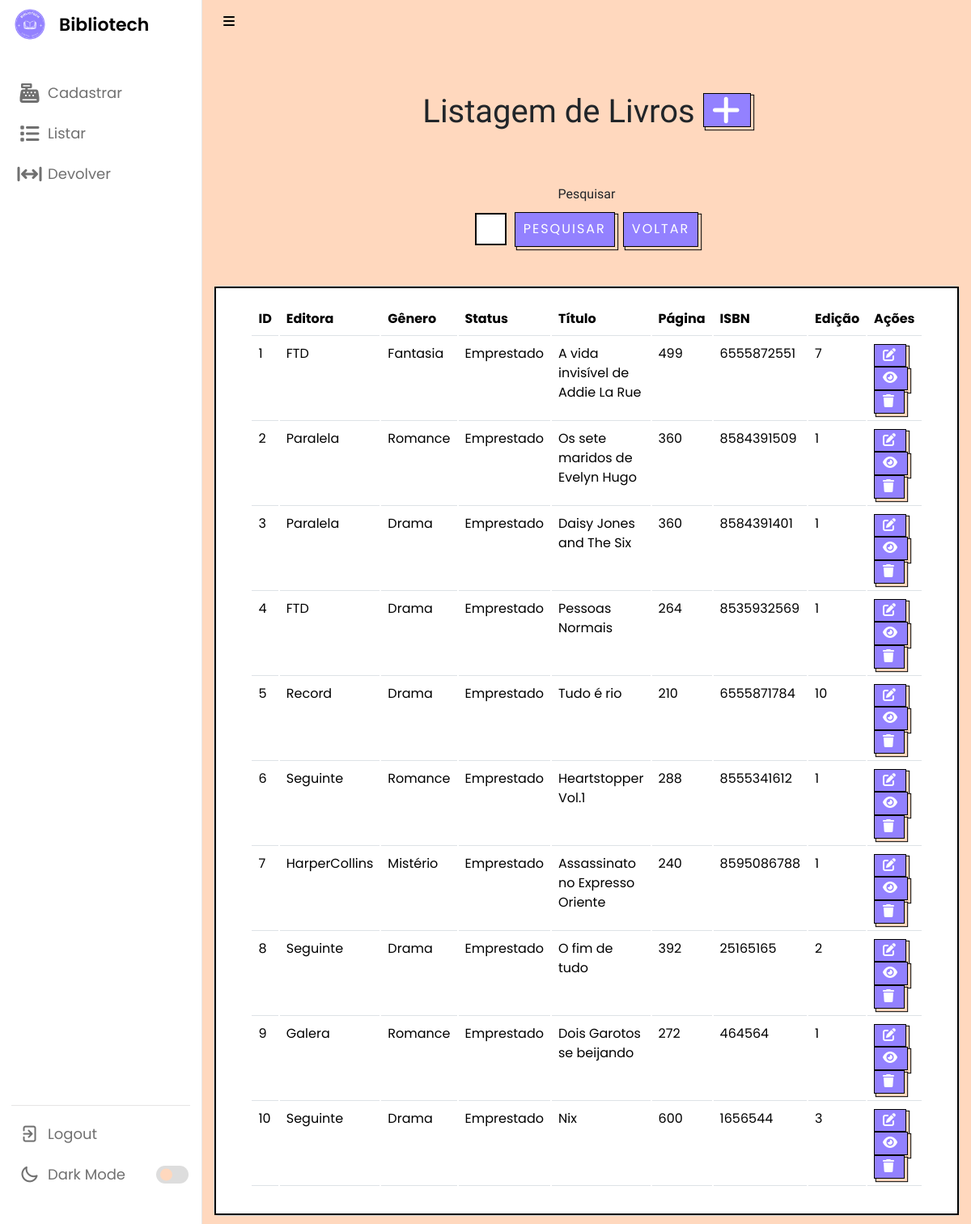
/listarLivros.php (signed in), run on the app's committed database.
### tables this page shows
CREATE TABLE `livro` (
  `id` int(11) NOT NULL,
  `idEditora` int(11) DEFAULT NULL,
  `idGenero` int(11) DEFAULT NULL,
  `statusLivro` varchar(45) NOT NULL,
  `titulo` varchar(250) NOT NULL,
  `pag` varchar(45) DEFAULT NULL,
  `isbn` varchar(15) DEFAULT NULL,
  `edicao` varchar(45) NOT NULL,
  `arquivo` varchar(30) DEFAULT NULL
);

CREATE TABLE `editora` (
  `id` int(11) NOT NULL,
  `status` varchar(45) NOT NULL,
  `nome` varchar(100) NOT NULL
);

CREATE TABLE `genero` (
  `id` int(11) NOT NULL,
  `status` varchar(45) NOT NULL,
  `nome` varchar(100) NOT NULL
);

### listarLivros.php (the view, shortened to what this page needs)
<?php
require_once("conexao.php");
$V_WHERE = "";
$sql = "SELECT livro.id, editora.nome as nomeEditora, genero.nome as nomeGenero, livro.statusLivro, livro.titulo, livro.pag, livro.isbn, livro.edicao, livro.arquivo as arquivo
        FROM livro
        LEFT JOIN editora ON livro.idEditora = editora.id
        LEFT JOIN genero ON livro.idGenero = genero.id
        WHERE 1 = 1" . $V_WHERE;
$resultado = mysqli_query($conexao, $sql);
?>
<?php require_once("navbar.php"); ?>
<br><br><br>
<h1 class="titulo">Listagem de Livros <a href="cadastrarLivro.php" class="botao">
        <i class="fa-solid fa-plus"></i>
    </a></h1>
<br><br>
<center>
    <form method="post">
        <label name="titulo" for="exampleFormControlInput1" class="titulo">Pesquisar</label>
        <div class="input-button-container">
            <input name="titulo" type="text" class="formcampo">
            <button name="pesquisar" stype="button" class="botaopesquisar">Pesquisar</button>
            <a href="listarLivros.php"><button name="voltar" stype="button" class="botaopesquisar">Voltar</button></a>
        </div>
        <br><br>
    </form>
</center>
<center>
    <div class="card cardlistar">
        <div class="card-body cardlistar2">
            <table class="table">
                <thead>
                    <tr>
                        <td scope="col"><b>ID</b></td>
                        <td scope="col"><b>Editora</b></td>
                        <td scope="col"><b>Gênero</b></td>
                        <td scope="col"><b>Status</b></td>
                        <td scope="col"><b>Título</b></td>
                        <td scope="col"><b>Página</b></td>
                        <td scope="col"><b>ISBN</b></td>
                        <td scope="col"><b>Edição</b></td>
                        <td scope="col"><b>Ações</b></td>
                    </tr>
                </thead>
                <tbody>
                    <?php while ($linha = mysqli_fetch_array($resultado)) { ?>
                        <tr>
                            <td>
                                <?= $linha['id'] ?>
                            </td>
                            <td>
                                <?= $linha['nomeEditora'] ?>
                            </td>
                            <td>
                                <?= $linha['nomeGenero'] ?>
                            </td>
                            <td>
                                <?= $linha['statusLivro'] ?>
                            </td>
                            <td>
                                <?= $linha['titulo'] ?>
                            </td>
                            <td>
                                <?= $linha['pag'] ?>
                            </td>
                            <td>
                                <?= $linha['isbn'] ?>
                            </td>
                            <td>
                                <?= $linha['edicao'] ?>
                            </td>
                            <td>
                                <a style="margin-right: 8px;" href="alterarLivro.php? id=<?= $linha['id'] ?>" class="botao">
                                    <i class="fa-solid fa-pen-to-square"></i></a>
                                <a data-bs-toggle="modal" data-bs-target="#exampleModal_<?= $linha['id'] ?>"
                                    style="margin-right: 8px;" name="info" class="botao">
                                    <i class="fa-solid fa-eye"></i>
                                </a>
                                <a href="listarLivros.php? id=<?= $linha['id'] ?>" class="botao"
                                    onclick="return confirm('Deseja mesmo excluir o cadastro?')">
                                    <i class="fa-sharp fa-solid fa-trash"></i> </a>
                            </td>
                        </tr>
                    <?php } ?>
                </tbody>
            </table>
        </div>
    </div>
</center>
</section>
</body>
</html>

### css/style.css (style rules this page uses)
* { margin: 0; padding: 0; box-sizing: border-box; font-family: 'Poppins', sans-serif; }
:root { --primary-color: #9381ff; --panel-color: #ffd8be; --text-color: #000; --black-light-color: #707070; --border-color: #e6e5e5; --toggle-color: #DDD; --box1-color: #4DA3FF; --box2-color: #FFE6AC; --box3-color: #E7D1FC; --index-i: #9381ff; --title-icon-color: #fff; --nav-color: white; --botaoNav: black; --tran-05: all 0.5s ease; --tran-03: all 0.3s ease; --tran-03: all 0.2s ease; }
body { min-height: 100vh; background-color: var(--primary-color); }
table tbody td { height: 2.8rem; color: #000000; }
table tbody tr:last-child td { border: 2; }
.formcampo { border: 2px solid black; display: block; width: 30%; padding: 0.375rem 0.75rem; font-size: 1rem; font-weight: 400; line-height: 1.5; flex: 1; }
.input-button-container { display: flex; align-items: center; width: 30%; }

### css/cadastrar.css (style rules this page uses)
.titulo { padding-bottom: 10px; text-align: center; font-family: Fjalla One; }
.botao { background-color: #9381ff; border: 1px solid black; box-shadow: 3px 3px 1px #ffd8be, 3px 3px 1px 1px black; color: #fff; cursor: pointer; display: inline-block; letter-spacing: 2px; line-height: 20pt; margin: 0 auto; outline: none; padding: 0 10px; text-transform: uppercase; transition: .2 all ease-in-out; }
.botaopesquisar { background-color: #9381ff; border: 1px solid black; box-shadow: 3px 3px 1px #ffd8be, 3px 3px 1px 1px black; color: #fff; cursor: pointer; display: inline-block; letter-spacing: 2px; line-height: 20pt; margin: 0 auto; outline: none; padding: 7px 10px; text-transform: uppercase; transition: .2 all ease-in-out; margin-left: 10px; }

### data on the page
livro: id "1", idEditora.nome "FTD", idGenero.nome "Fantasia", statusLivro "Emprestado", titulo "A vida invisível de Addie La Rue", pag "499", isbn "6555872551", edicao "7"
livro: id "2", idEditora.nome "Paralela", idGenero.nome "Romance", statusLivro "Emprestado", titulo "Os sete maridos de Evelyn Hugo", pag "360", isbn "8584391509", edicao "1"
livro: id "3", idEditora.nome "Paralela", idGenero.nome "Drama", statusLivro "Emprestado", titulo "Daisy Jones and The Six", pag "360", isbn "8584391401", edicao "1"
livro: id "4", idEditora.nome "FTD", idGenero.nome "Drama", statusLivro "Emprestado", titulo "Pessoas Normais", pag "264", isbn "8535932569", edicao "1"
livro: id "5", idEditora.nome "Record", idGenero.nome "Drama", statusLivro "Emprestado", titulo "Tudo é rio", pag "210", isbn "6555871784", edicao "10"
livro: id "6", idEditora.nome "Seguinte", idGenero.nome "Romance", statusLivro "Emprestado", titulo "Heartstopper Vol.1", pag "288", isbn "8555341612", edicao "1"
livro: id "7", idEditora.nome "HarperCollins", idGenero.nome "Mistério", statusLivro "Emprestado", titulo "Assassinato no Expresso Oriente", pag "240", isbn "8595086788", edicao "1"
livro: id "8", idEditora.nome "Seguinte", idGenero.nome "Drama", statusLivro "Emprestado", titulo "O fim de tudo", pag "392", isbn "25165165", edicao "2"
livro: id "9", idEditora.nome "Galera", idGenero.nome "Romance", statusLivro "Emprestado", titulo "Dois Garotos se beijando", pag "272", isbn "464564", edicao "1"
livro: id "10", idEditora.nome "Seguinte", idGenero.nome "Drama", statusLivro "Emprestado", titulo "Nix", pag "600", isbn "1656544", edicao "3"
